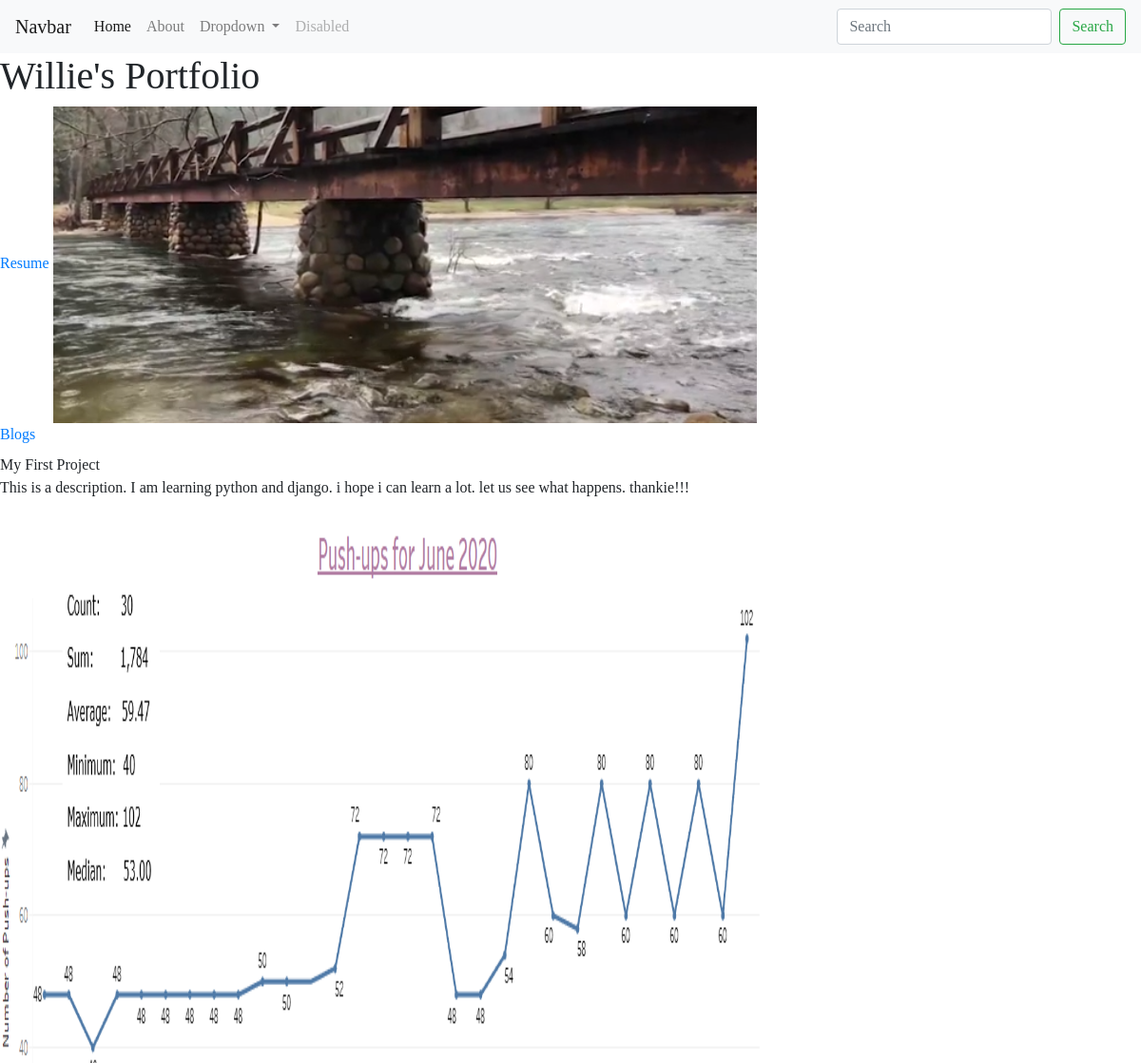
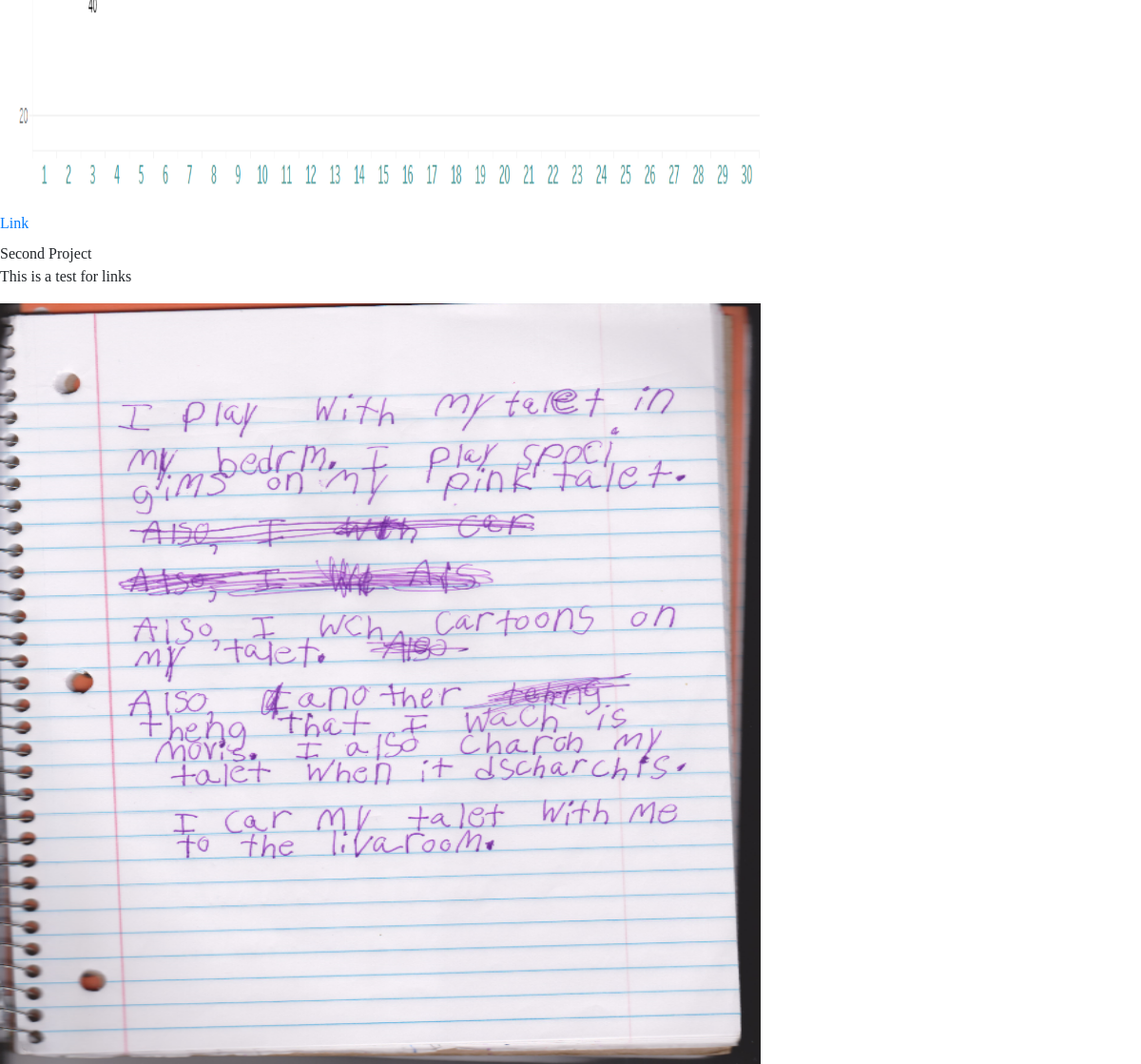
The page / on the database its author committed (2 pictures, top to bottom).
### portfolio/models.py (models this page shows, shortened)
class Project(models.Model):
    title = models.CharField(max_length=100)
    description = models.CharField(max_length=250)
    image = models.ImageField(upload_to='porfolio_app/images/')
    url = models.URLField(blank=True)

### portfolio/views.py (the view)
# urls.py: 2. Add a URL to urlpatterns:  path('', views.home, name='home')
def home(request):
    projects = Project.objects.all()
    return render(request, 'portfolio/home.html', {'projects':projects})

### portfolio/templates/portfolio/home.html
{% extends 'portfolio/basetemplate.html' %}
{% block content %}
<h1>Willie's Portfolio</h1>
{% load static %}
<a href="{% static 'portfolio/resume.docx' %}">Resume</a>
<img src="{% static 'portfolio/water_river.png' %}">
<br>
<a href="{% url 'blog:all_blogs' %}">Blogs</a>
{% for project in projects %}
<h2></h2>{{ project.title }}</h2>
<p>{{ project.description }}</p>
<img src="{{ project.image.url }}"" height=800 width=800>
{% if project.url %}
<br><a href="{{ project.url }}">Link</a>
{% endif %}
{% endfor %}
{% endblock %}

### portfolio/templates/portfolio/basetemplate.html (shortened to what this page needs)
{% load static %}
<!doctype html>
<nav class="navbar navbar-expand-lg navbar-light bg-light">
  <a class="navbar-brand" href="#">Navbar</a>
  <div class="collapse navbar-collapse" id="navbarSupportedContent">
    <ul class="navbar-nav mr-auto">
      <li class="nav-item active">
        <a class="nav-link" href="#">Home <span class="sr-only">(current)</span></a>
      </li>
      <li class="nav-item">
        <a class="nav-link" href="#">About</a>
      </li>
      <li class="nav-item dropdown">
        <a class="nav-link dropdown-toggle" href="#" id="navbarDropdown" role="button" data-toggle="dropdown" aria-haspopup="true" aria-expanded="false">
          Dropdown
        </a>
      </li>
      <li class="nav-item">
        <a class="nav-link disabled" href="#" tabindex="-1" aria-disabled="true">Disabled</a>
      </li>
    </ul>
    <form class="form-inline my-2 my-lg-0">
      <input class="form-control mr-sm-2" type="search" placeholder="Search" aria-label="Search">
      <button class="btn btn-outline-success my-2 my-sm-0" type="submit">Search</button>
    </form>
  </div>
</nav>
<html lang="en">
  <head>
    <link rel="stylesheet" href="https://stackpath.bootstrapcdn.com/bootstrap/4.5.2/css/bootstrap.min.css">
    <link rel="stylesheet" href="{% static "portfolio/custom.css" %}">
  </head>
  <body>
{% block content %}{% endblock %}
  </body>
</html>

### portfolio/templates/portfolio/custom.css (style rules this page uses)
body { font-family: 'Pacifico', cursive; }

### rows shown on the page
Project: title "My First Project", description "This is a description. I am learning python and django. i hope i can learn a lot. let us see what happens. thankie!!!", image (picture)
Project: title "Second Project", description "This is a test for links", image (picture)
